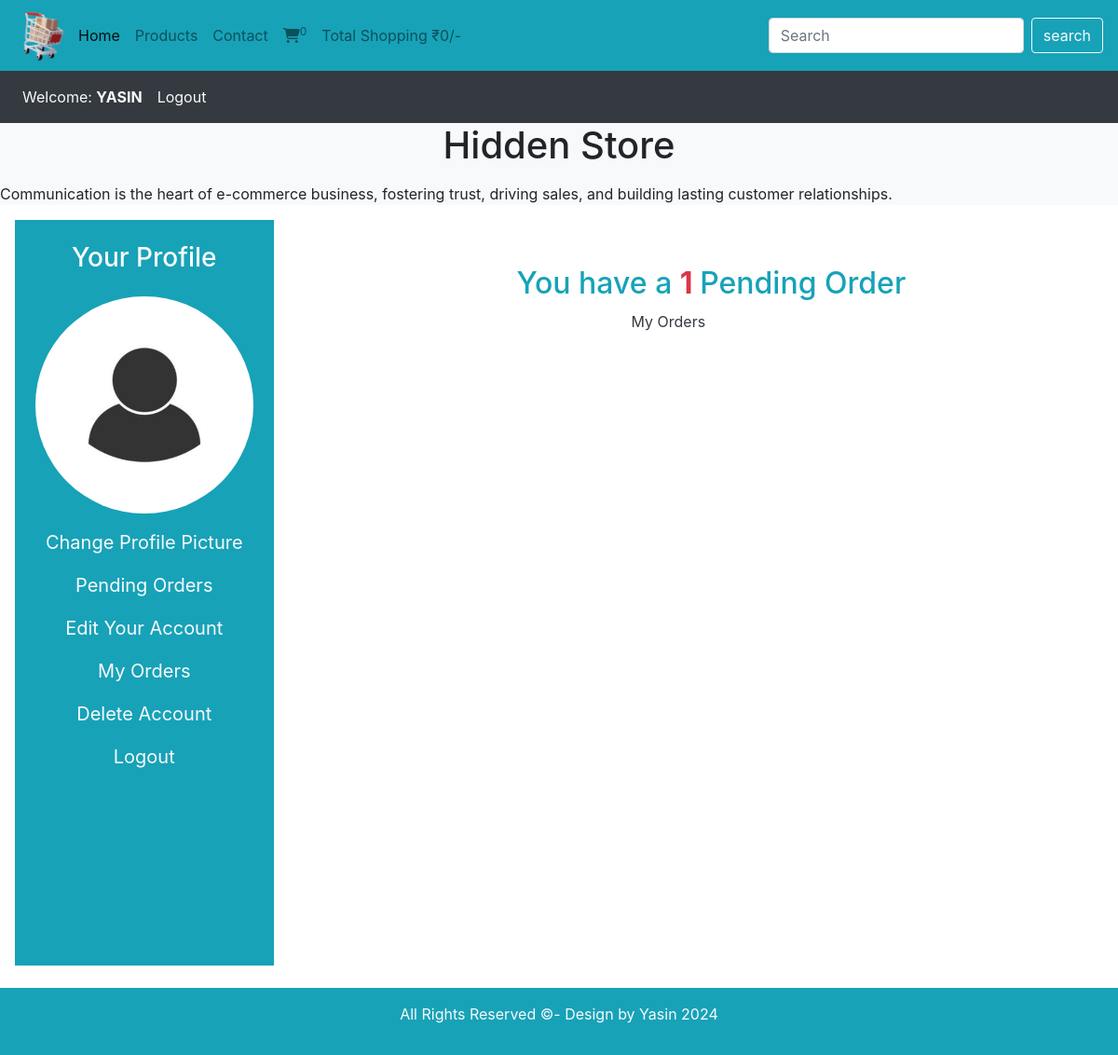
The page /user_area/profile.php (signed in) on the database its author committed.
### tables this page shows
CREATE TABLE `user_table` (
  `user_id` int(11) NOT NULL,
  `username` varchar(150) NOT NULL,
  `user_email` varchar(150) NOT NULL,
  `user_password` varchar(150) NOT NULL,
  `user_image` varchar(150) NOT NULL,
  `user_ip` varchar(150) NOT NULL,
  `user_address` varchar(150) NOT NULL,
  `user_mobile` varchar(15) NOT NULL
);

### user_area/profile.php (the view, shortened to what this page needs)
<?php
include('../includes/connect.php');
include_once('../functions/common_function.php');
?>
<!DOCTYPE html>
<html lang="en">
<head>
    <link rel="stylesheet" type="text/css" href="../bootstrap-4.4.1/css/bootstrap.min.css">
    <link rel="stylesheet" href="https://cdnjs.cloudflare.com/ajax/libs/font-awesome/6.5.2/css/all.min.css" />
</head>
<body>
    <div class="container-fluid p-0">
        <nav class="navbar navbar-expand-lg navbar-light bg-info">
            <a href="../includes/index.php"><img src="../images/trolly.png" alt="" class="logo"></a>
            <div class="collapse navbar-collapse" id="navbarSupportedContent">
                <ul class="navbar-nav mr-auto">
                    <li class="nav-item active">
                        <a class="nav-link" href="../includes/index.php">Home <span class="sr-only">(current)</span></a>
                    </li>
                    <li class="nav-item">
                        <a class="nav-link" href="#">Products</a>
                    </li>
                    <li class="nav-item">
                        <a class="nav-link" href="#">Contact</a>
                    </li>
                    <li class="nav-item">
                        <a class="nav-link" href="../includes/cart.php"><i class="fa-solid fa-cart-shopping"></i><sup><?php cart_detail(); ?></sup></a>
                    </li>
                    <li class="nav-item">
                        <a class="nav-link" href="#">Total Shopping ₹<?php echo total_cart_price(); ?>/-</a>
                    </li>
                </ul>
                <form class="form-inline my-2 my-lg-0" method="get" action="../includes/searchdata_product.php">
                    <input class="form-control mr-sm-2"  type="search" placeholder="Search" aria-label="Search" name="search_data">
                    <input type="submit" value="search" class="btn btn-outline-light" name="search_data_product">
                </form>
            </div>
        </nav>
        <nav class="navbar navbar-expand-lg navbar-light bg-dark">
            <ul class="navbar-nav me-auto">
            <?php
                if(!isset($_SESSION['uname'])){
                    echo "<li class='nav-item'>
                    <a class='nav-link text-light' href='#'>Welcome Guest</a>
                </li>";
                  }else{
                      echo "<li class='nav-item'>
                      <a class='nav-link text-light' href=''>Welcome: <font class='font-weight-bold text-uppercase';>".$_SESSION['uname']."</font></a>
                  </li>";
                  }
                if(!isset($_SESSION['uname'])){
                  echo "<li class='nav-item'>
                    <a class='nav-link text-light' href='user_login.php'>Login</a>
                </li>";
                }else{
                    echo "<li class='nav-item'>
                    <a class='nav-link text-light' href='../logout/user_logout.php'>Logout</a>
                </li>";
                }
                ?>
            </ul>
        </nav>
        <div class="bg-light">
            <h1 class="text-center">Hidden Store</h1>
            <p>
                <marquee behavior="alternate" direction="" scrollamount="7">Communication is the heart of e-commerce
                    business, fostering trust, driving sales, and building lasting customer relationships.</marquee>
            </p>
        </div>
    </div>
    <div class="row">
        <div class="col-md-3 ml-3">
        <ul class="navbar-nav  bg-info text-center mb-4" style="font-size: 20px; height:100vh">
        <h3 class="text-light mt-4">Your Profile</h3>
        <div style="align-items: center;">
            <?php
            if(isset($_SESSION['uname'])){
                $username_session = $_SESSION['uname'];
                $select_query = "SELECT * FROM `user_table` WHERE username = '$username_session'";
                $run_select_query = mysqli_query($con, $select_query);
                $fetch_row = mysqli_fetch_assoc($run_select_query);
                if($fetch_row) {
                    $user_image = $fetch_row['user_image'];
                    echo "<img class='mt-2 p-2' src='./user_images/$user_image' alt='User Image' />";
                } else {
                    echo "User not found.";
                }
            }
            ?>
            </div>
        <li class="nav-item">
        <a class="nav-link text-light" href="profile.php?change_profile">Change Profile Picture</a>
        </li>
        <li class="nav-item">
        <a class="nav-link text-light" href="profile.php?pending_orders">Pending Orders</a>
        </li>
        <li class="nav-item">
        <a class="nav-link text-light" href="profile.php?edit_account">Edit Your Account</a>
        </li>
        <li class="nav-item">
        <a class="nav-link text-light" href="profile.php?my_orders">My Orders</a>
        </li>
        <li class="nav-item">
        <a class="nav-link text-light" href="profile.php?delete_account">Delete Account</a>
        </li>
        <li class="nav-item">
        <a class="nav-link text-light" href="logout.php">Logout</a>
        </li>
        </ul>
        </div>
        <div class="col-md-15" style="margin-left: 20%; width:40%; height:30%">
            <?php
                get_user_orders_details();
            ?>
        </div>
    </div>
    <div class="bg-info p-3 text-center p-0">
        <p class="text-light">All Rights Reserved ©- Design by Yasin <?php echo 20;
                                                                        echo date("y"); ?></p>
    </div>
</body>
</html>

### functions/common_function.php (shortened to what this page needs)
<?php
include_once('../includes/connect.php');
?>
<?php
function getIPAddress()
{
    if (!empty($_SERVER['HTTP_CLIENT_IP'])) {
        $ip = $_SERVER['HTTP_CLIENT_IP'];
    }
    elseif (!empty($_SERVER['HTTP_X_FORWARDED_FOR'])) {
        $ip = $_SERVER['HTTP_X_FORWARDED_FOR'];
    }
    else {
        $ip = $_SERVER['REMOTE_ADDR'];
    }
    return $ip;
}
function cart_detail()
{
    if (isset($_GET['add_to_cart'])) {
        global $con;
        $get_ip_add = getIPAddress();
        $add_query = "Select * from `cart_details` where ip_address ='$get_ip_add'";
        $result_query = mysqli_query($con, $add_query);
        $count_cart_items = mysqli_num_rows($result_query);
    } else {
        global $con;
        $get_ip_add = getIPAddress();
        $add_query = "Select * from `cart_details` where ip_address ='$get_ip_add'";
        $result_query = mysqli_query($con, $add_query);
        $count_cart_items = mysqli_num_rows($result_query);
    }
    echo $count_cart_items;
}
function total_cart_price()
{
    global $con;
    $get_ip_add = getIPAddress();
    $total = 0;
    $cart_query = "select * from `cart_details` where ip_address = '$get_ip_add'";
    $result = mysqli_query($con, $cart_query);
    echo $total;
}
function get_user_orders_details()
{
    global $con;
    $username = $_SESSION['uname'];
    $sql = "select * from `user_table` where username = '$username'";
    $run_sql = mysqli_query($con, $sql);
    while ($row_query = mysqli_fetch_array($run_sql)) {
        $user_id = $row_query['user_id'];
        if (!isset($_GET['edit_account'])) {
            if (!isset($_GET['my_orders'])) {
                if (!isset($_GET['delete_account'])) {
                    $get_orders = "select * from `user_orders` where user_id = $user_id and order_status = 'pending'";
                    $run_get_orders = mysqli_query($con, $get_orders);
                    $row_count = mysqli_num_rows($run_get_orders);
                    if($row_count>0){
                        echo "<h2 class = 'text-info' style='margin-top:10%';>You have a <span class = 'text-danger'><b> $row_count </b></span>Pending Order</h2>";
                        echo "<p style='margin-top:2%; margin-left:25%;'><a href='profile.php?my_orders' class='text-dark'>My Orders</a></p>";
                    }else{
                        echo "<h2 class = 'text-info' style='margin-top:10%';>You have a 0 Pending Order</h2>";
                        echo "<p text-center><a href='../includes/index.php' class='text-dark' style='margin-left:20%; margin-top:10%; width:40%; height:30%'>Explore Products</a></p>";
                    }
                }
            }
        }
    }
}
?>

### user_area/profile.php (style rules this page uses)
.logo { width: 60px; height: 60px; }
img { width: 90%; border-radius: 50%; }

### rows shown on the page
user_table: user_image (picture), row_count "1"

### other values the page prints
$count_cart_items "0"
$total "0"
$_SESSION['uname'] "YASIN"
